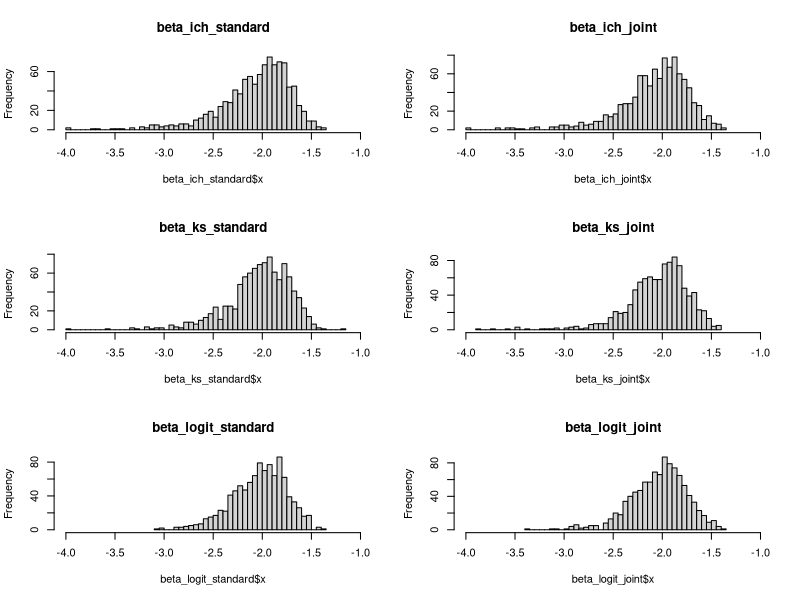

Reproduce this figure in R.
beta_ich_joint=read.csv("beta_ich_joint_mc.csv",header=TRUE)
beta_ks_joint=read.csv("beta_ks_joint_mc.csv",header=TRUE)
beta_ich_standard=read.csv("beta_ich_mc.csv",header=TRUE)
beta_ks_standard=read.csv("beta_ks_mc.csv",header=TRUE)
beta_logit_standard=read.csv("beta_logit_standard_mc.csv",header=TRUE)
beta_logit_joint=read.csv("beta_logit_joint_mc.csv",header=TRUE)


#########################################################################
par(mfrow=c(3,2))
hist(beta_ich_standard$x,breaks = 80, main="beta_ich_standard",xlim = range(c(-4,-1)))
hist(beta_ich_joint$x,breaks = 80, main="beta_ich_joint",xlim = range(c(-4,-1)))

hist(beta_ks_standard$x,breaks = 80, main="beta_ks_standard",xlim = range(c(-4,-1)))
hist(beta_ks_joint$x,breaks = 80, main="beta_ks_joint",xlim = range(c(-4,-1)))

hist(beta_logit_standard$x,breaks = 60, main="beta_logit_standard",xlim = range(c(-4,-1)))
hist(beta_logit_joint$x,breaks = 60, main="beta_logit_joint",xlim = range(c(-4,-1)))

#boxplot(beta_ich_joint$x, main="beta_ich_joint")
#boxplot(beta_ks_joint$x, main="beta_ks_joint")

#stats_ich_joint <- boxplot.stats(beta_ich_joint$x, coef = 1.5)$stats
#stats_ks_joint <- boxplot.stats(beta_ks_joint$x, coef = 1.5)$stats

##########################################################################
beta.true <- -2
MSE_ich_standard <- mean((beta_ich_standard$x - beta.true))^2
MSE_ks_standard <- mean((beta_ks_standard$x - beta.true))^2
MSE_logit_standard <- mean((beta_logit_standard$x - beta.true))^2
MSE_ich_joint <- mean((beta_ich_joint$x - beta.true))^2
MSE_ks_joint <- mean((beta_ks_joint$x - beta.true))^2
MSE_logit_joint <- mean((beta_logit_joint$x - beta.true))^2
